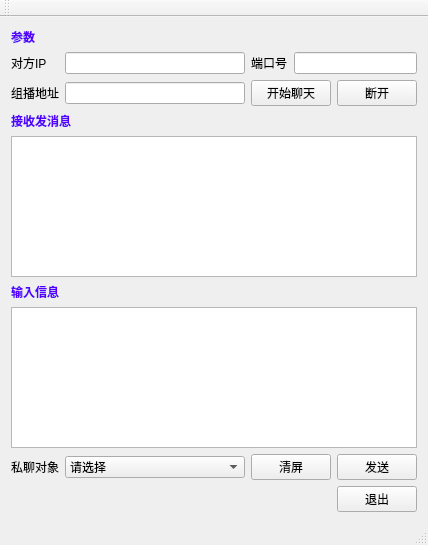
<?xml version="1.0" encoding="UTF-8"?>
<ui version="4.0">
 <class>MainWindow</class>
 <widget class="QMainWindow" name="MainWindow">
  <property name="geometry">
   <rect>
    <x>0</x>
    <y>0</y>
    <width>428</width>
    <height>545</height>
   </rect>
  </property>
  <property name="windowTitle">
   <string>MainWindow</string>
  </property>
  <widget class="QWidget" name="centralWidget">
   <layout class="QGridLayout" name="gridLayout">
    <item row="0" column="0">
     <widget class="QLabel" name="label">
      <property name="palette">
       <palette>
        <active>
         <colorrole role="WindowText">
          <brush brushstyle="SolidPattern">
           <color alpha="255">
            <red>85</red>
            <green>0</green>
            <blue>255</blue>
           </color>
          </brush>
         </colorrole>
         <colorrole role="Text">
          <brush brushstyle="SolidPattern">
           <color alpha="255">
            <red>0</red>
            <green>0</green>
            <blue>0</blue>
           </color>
          </brush>
         </colorrole>
        </active>
        <inactive>
         <colorrole role="WindowText">
          <brush brushstyle="SolidPattern">
           <color alpha="255">
            <red>85</red>
            <green>0</green>
            <blue>255</blue>
           </color>
          </brush>
         </colorrole>
         <colorrole role="Text">
          <brush brushstyle="SolidPattern">
           <color alpha="255">
            <red>0</red>
            <green>0</green>
            <blue>0</blue>
           </color>
          </brush>
         </colorrole>
        </inactive>
        <disabled>
         <colorrole role="WindowText">
          <brush brushstyle="SolidPattern">
           <color alpha="255">
            <red>120</red>
            <green>120</green>
            <blue>120</blue>
           </color>
          </brush>
         </colorrole>
         <colorrole role="Text">
          <brush brushstyle="SolidPattern">
           <color alpha="255">
            <red>120</red>
            <green>120</green>
            <blue>120</blue>
           </color>
          </brush>
         </colorrole>
        </disabled>
       </palette>
      </property>
      <property name="font">
       <font>
        <weight>75</weight>
        <bold>true</bold>
       </font>
      </property>
      <property name="text">
       <string>参数</string>
      </property>
     </widget>
    </item>
    <item row="1" column="0">
     <widget class="QLabel" name="label_2">
      <property name="text">
       <string>对方IP</string>
      </property>
     </widget>
    </item>
    <item row="1" column="1">
     <widget class="QLineEdit" name="lineEdit"/>
    </item>
    <item row="1" column="2">
     <widget class="QLabel" name="label_4">
      <property name="text">
       <string>端口号</string>
      </property>
     </widget>
    </item>
    <item row="1" column="3" colspan="2">
     <widget class="QLineEdit" name="lineEdit_3"/>
    </item>
    <item row="2" column="0">
     <widget class="QLabel" name="label_3">
      <property name="text">
       <string>组播地址</string>
      </property>
     </widget>
    </item>
    <item row="2" column="1">
     <widget class="QLineEdit" name="lineEdit_2"/>
    </item>
    <item row="2" column="2" colspan="2">
     <widget class="QPushButton" name="pushButton">
      <property name="text">
       <string>开始聊天</string>
      </property>
     </widget>
    </item>
    <item row="2" column="4">
     <widget class="QPushButton" name="pushButton_2">
      <property name="text">
       <string>断开</string>
      </property>
     </widget>
    </item>
    <item row="3" column="0" colspan="2">
     <widget class="QLabel" name="label_5">
      <property name="palette">
       <palette>
        <active>
         <colorrole role="WindowText">
          <brush brushstyle="SolidPattern">
           <color alpha="255">
            <red>85</red>
            <green>0</green>
            <blue>255</blue>
           </color>
          </brush>
         </colorrole>
        </active>
        <inactive>
         <colorrole role="WindowText">
          <brush brushstyle="SolidPattern">
           <color alpha="255">
            <red>85</red>
            <green>0</green>
            <blue>255</blue>
           </color>
          </brush>
         </colorrole>
        </inactive>
        <disabled>
         <colorrole role="WindowText">
          <brush brushstyle="SolidPattern">
           <color alpha="255">
            <red>120</red>
            <green>120</green>
            <blue>120</blue>
           </color>
          </brush>
         </colorrole>
        </disabled>
       </palette>
      </property>
      <property name="font">
       <font>
        <weight>75</weight>
        <bold>true</bold>
       </font>
      </property>
      <property name="text">
       <string>接收发消息</string>
      </property>
     </widget>
    </item>
    <item row="4" column="0" colspan="5">
     <widget class="QTextEdit" name="textEdit"/>
    </item>
    <item row="5" column="0">
     <widget class="QLabel" name="label_6">
      <property name="palette">
       <palette>
        <active>
         <colorrole role="WindowText">
          <brush brushstyle="SolidPattern">
           <color alpha="255">
            <red>85</red>
            <green>0</green>
            <blue>255</blue>
           </color>
          </brush>
         </colorrole>
        </active>
        <inactive>
         <colorrole role="WindowText">
          <brush brushstyle="SolidPattern">
           <color alpha="255">
            <red>85</red>
            <green>0</green>
            <blue>255</blue>
           </color>
          </brush>
         </colorrole>
        </inactive>
        <disabled>
         <colorrole role="WindowText">
          <brush brushstyle="SolidPattern">
           <color alpha="255">
            <red>120</red>
            <green>120</green>
            <blue>120</blue>
           </color>
          </brush>
         </colorrole>
        </disabled>
       </palette>
      </property>
      <property name="font">
       <font>
        <weight>75</weight>
        <bold>true</bold>
       </font>
      </property>
      <property name="text">
       <string>输入信息</string>
      </property>
     </widget>
    </item>
    <item row="7" column="0">
     <widget class="QLabel" name="label_7">
      <property name="text">
       <string>私聊对象</string>
      </property>
     </widget>
    </item>
    <item row="7" column="1">
     <widget class="QComboBox" name="comboBox">
      <property name="currentText">
       <string>请选择</string>
      </property>
      <item>
       <property name="text">
        <string>请选择</string>
       </property>
      </item>
     </widget>
    </item>
    <item row="7" column="2" colspan="2">
     <widget class="QPushButton" name="pushButton_3">
      <property name="text">
       <string>清屏</string>
      </property>
     </widget>
    </item>
    <item row="7" column="4">
     <widget class="QPushButton" name="pushButton_4">
      <property name="text">
       <string>发送</string>
      </property>
     </widget>
    </item>
    <item row="8" column="4">
     <widget class="QPushButton" name="pushButton_5">
      <property name="text">
       <string>退出</string>
      </property>
     </widget>
    </item>
    <item row="6" column="0" colspan="5">
     <widget class="QTextEdit" name="textEdit_2"/>
    </item>
   </layout>
  </widget>
  <widget class="QMenuBar" name="menuBar">
   <property name="geometry">
    <rect>
     <x>0</x>
     <y>0</y>
     <width>428</width>
     <height>23</height>
    </rect>
   </property>
  </widget>
  <widget class="QToolBar" name="mainToolBar">
   <attribute name="toolBarArea">
    <enum>TopToolBarArea</enum>
   </attribute>
   <attribute name="toolBarBreak">
    <bool>false</bool>
   </attribute>
  </widget>
  <widget class="QStatusBar" name="statusBar"/>
 </widget>
 <layoutdefault spacing="6" margin="11"/>
 <resources/>
 <connections/>
</ui>
